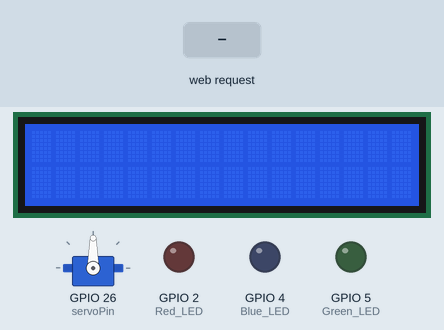
Bench run of a sketch on a simulated ESP32. On the bench: servo, 16×2 character LCD, output pins drawn as LEDs (lit = HIGH). The test bench sets the inputs (shaded band). WiFi joins after 1.5 s; servers stay silent unless stated; uploads are accepted with an empty reply; what the sketch prints to the serial monitor is not drawn.

Above: at 2.7 s.
2.8 s: HTTP request GET /LOCK received
At 3.3 s:
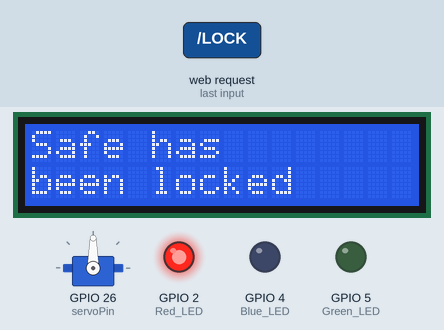
At 8.6 s:
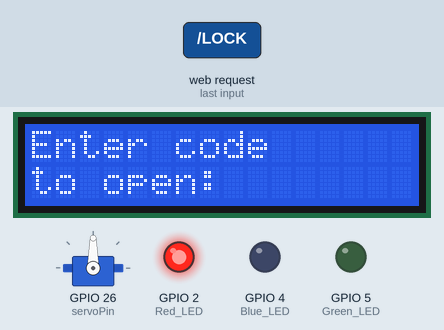
Timing chart, 0 to 10.1 s (numbered marks = the images above; inputs shaded):
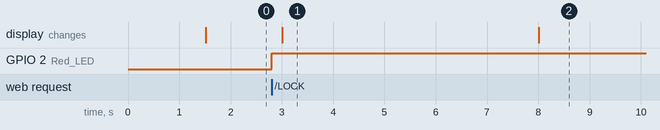

The sketch:

ESP32code.ino
```cpp
#include <WiFi.h>
#include <HTTPClient.h>
#include <LiquidCrystal.h>
#include <ESP32Servo.h>

const char *ssid = "TrippleC";
const char *password = "19671970990003";

const char *webhookURL = "https://discord.com/api/webhooks/1374875339796381777/PN5DmLXZNwDXZ5PHlpchZeYB1kCR5_3nbJuy60eNCDLUKmOM9_XRPhNK5W2YnXdfhe3U";

NetworkServer server(80);

//setting pins for LED
#define Red_LED 2
#define Blue_LED 4
#define Green_LED 5

//setting pins for LCD display (RS,E, D4, D5, D6, D7)
LiquidCrystal lcd(23,32, 18, 19, 21, 22);

Servo myServo;
#define servoPin 26

void setup() {
  // put your setup code here, to run once:
  Serial.begin(115200);
  pinMode(Red_LED, OUTPUT);
  pinMode(Blue_LED, OUTPUT);
  pinMode(Green_LED, OUTPUT);
  myServo.attach(servoPin);

  delay(10);

  WiFi.begin(ssid, password);

  while(WiFi.status() != WL_CONNECTED) {
    Serial.println("Connecting to WiFI");
    delay(500);
  }


  Serial.println("Connected to WiFi");
  Serial.print("IP address: ");
  Serial.println(WiFi.localIP());
  server.begin();


  lcd.begin(16, 2);
  lcd.clear();
}

void loop() {
  // put your main code here, to run repeatedly:
  NetworkClient client = server.accept();

  if(client) {
    String currentLine = "";        // make a String to hold incoming data from the client
    while (client.connected()) {    // loop while the client's connected
      if (client.available()) {     // if there's bytes to read from the client,
        char c = client.read();     // read a byte, then
        Serial.write(c);            // print it out the serial monitor
        if (c == '\n') {            // if the byte is a newline character

          // if the current line is blank, you got two newline characters in a row.
          // that's the end of the client HTTP request, so send a response:
          if (currentLine.length() == 0) {
            // HTTP headers always start with a response code (e.g. HTTP/1.1 200 OK)
            // and a content-type so the client knows what's coming, then a blank line:
            client.println("HTTP/1.1 200 OK");
            client.println("Content-type:text/html");
            client.println();

            // the content of the HTTP response follows the header:
            client.print("<a href=\"/LOCK\">RED</a><br>");
            client.print("<a href=\"/UNLOCK\">BLUE</a><br>");

            // The HTTP response ends with another blank line:
            client.println();
            // break out of the while loop:
            break;
          } else {  // if you got a newline, then clear currentLine:
            currentLine = "";
          }
        } else if (c != '\r') {  // if you got anything else but a carriage return character,
          currentLine += c;      // add it to the end of the currentLine
        }

        if(currentLine.endsWith("GET /LOCK")) {
          digitalWrite(Red_LED, HIGH);
          digitalWrite(Blue_LED, LOW);
          myServo.write(90);
          sendDiscordNotification("Safe is Locked");
          lcd.clear();
          lcd.print("Safe has");
          lcd.setCursor(0, 1);
          lcd.print("been locked");
          delay(5000);
          lcd.clear();
          lcd.print("Enter code");
          lcd.setCursor(0, 1);
          lcd.print("to open:");
        }
        if(currentLine.endsWith("GET /UNLOCK")) {
          digitalWrite(Red_LED, LOW);
          digitalWrite(Blue_LED, HIGH);
          myServo.write(0);
          sendDiscordNotification("Safe is Unlocked");
          lcd.clear();
          lcd.print("Safe has");
          lcd.setCursor(0, 1);
          lcd.print("been unlocked");
          delay(5000);
          lcd.clear();
          lcd.print("Press ? to lock");
        }
      }
    }
  }
}

void sendDiscordNotification(String message) {
  if(WiFi.status() == WL_CONNECTED) {
    HTTPClient http;
    http.begin(webhookURL);
    http.addHeader("Content-Type", "application/json");

    String payload = "{\"content\":\"" + message + "\"}";
    int httpResponseCode = http.POST(payload);

    if(httpResponseCode > 0) {
      Serial.printf("HTTP Response code: %d\n", httpResponseCode);
    }
    else {
      Serial.println("Error snding message");
    }

    http.end();
  }

  else {
    Serial.println("WiFi not connected");
  }
}
```

Measured:
- after the input at 2.8 s, GPIO 2 (Red_LED): LOW → HIGH at once; the display: changes after 0.21 s (image 1)
- what the display in image 1 shows lasts 5.0 s, from 3.0 s to 8.0 s
